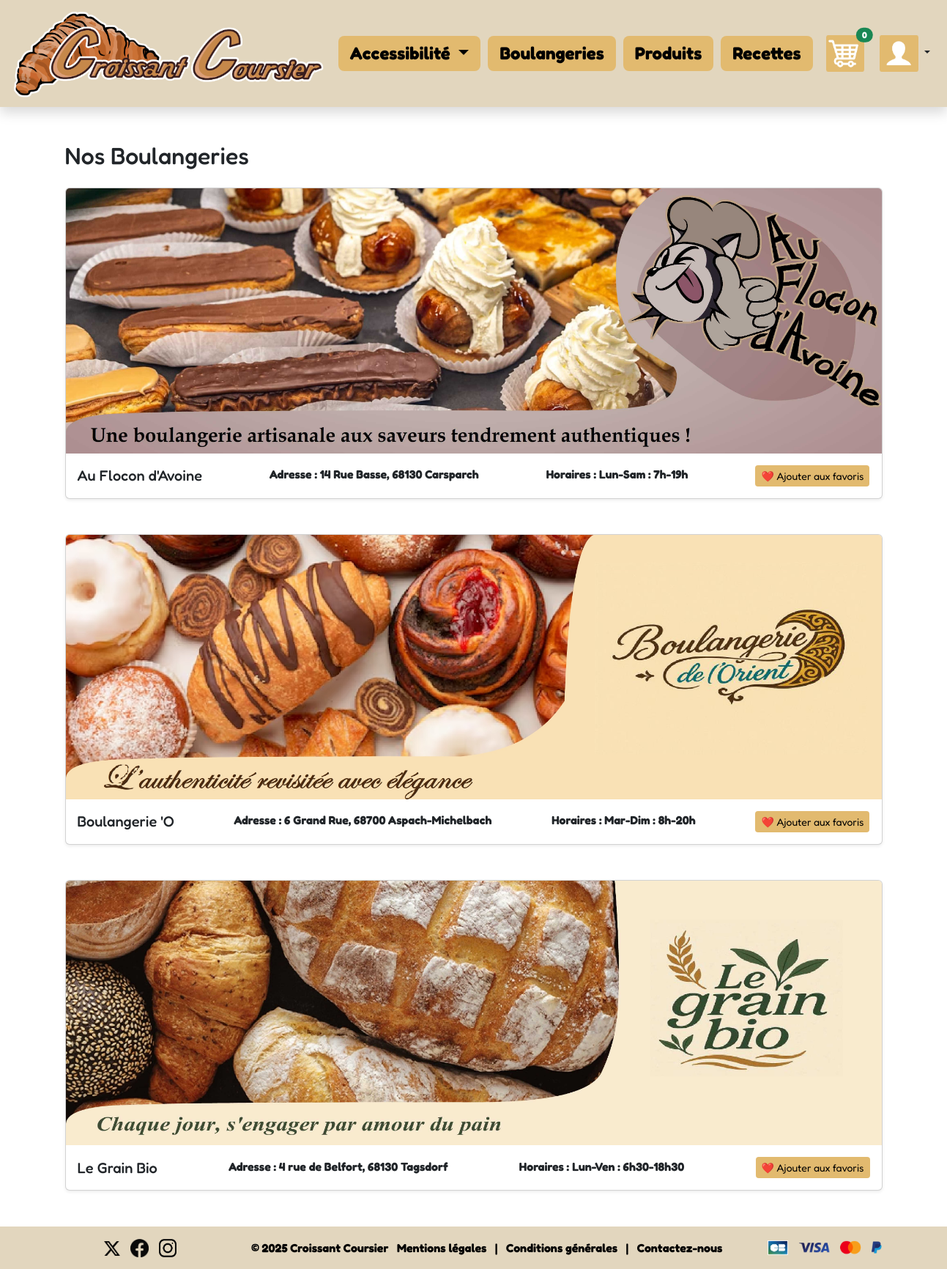
The app's page /boulangeries.php with its own data.
### tables this page shows
CREATE TABLE `site_config` (
  `id` int NOT NULL,
  `logo_url` text
);

CREATE TABLE `boulangeries_details` (
  `id` int NOT NULL,
  `boulangerie_id` int NOT NULL,
  `adresse` varchar(255) NOT NULL,
  `horaires` text
);

CREATE TABLE `boulangeries` (
  `id` int NOT NULL,
  `nom` varchar(255) DEFAULT NULL,
  `image_url` text
);

### boulangeries.php (the view, shortened to what this page needs)
<?php
require_once 'db.php';
require_once 'navbar.php';
$stmt = $pdo->query("
    SELECT b.*, bd.adresse, bd.horaires
    FROM boulangeries b
    LEFT JOIN boulangeries_details bd ON b.id = bd.boulangerie_id
");
$boulangeries = $stmt->fetchAll();
?>
<link href="https://cdn.jsdelivr.net/npm/bootstrap@5.3.0/dist/css/bootstrap.min.css" rel="stylesheet">
<main>
<div class="container py-4">
  <h2 class="mb-4">Nos Boulangeries</h2>
  <div class="row g-4">
    <?php foreach ($boulangeries as $b): ?>
      <div class="col-12">
        <div class="card shadow-sm">
          <a href="boulangerie.php?nom=<?= urlencode($b['nom']) ?>" class="text-decoration-none text-dark">
          <img src="<?= htmlspecialchars($b['image_url']) ?>"class="card-img-top" alt="<?= htmlspecialchars($b['nom']) ?>"title="<?= htmlspecialchars($b['nom']) ?>"style="width: 100%; max-height: 500px; object-fit: cover;">
          <div class="card-body d-flex justify-content-between align-items-center">
            <h5 class="card-title mb-0"><?= htmlspecialchars($b['nom']) ?></h5>
            <p class="mb-1"><strong>Adresse :</strong> <?= htmlspecialchars($b['adresse'] ?? 'Non renseignée') ?></p>
<p class="mb-1"><strong>Horaires :</strong> <?= htmlspecialchars($b['horaires'] ?? 'Non renseigné') ?></p>
            <form method="POST" class="mb-0">
              <button type="submit" class="btn btn-panier-favoris btn-sm">❤️ Ajouter aux favoris</button>
            </form>
          </div>
        </div>
      </div>
    <?php endforeach; ?>
  </div>
</div>
</main>
<?php require_once 'footer.php'; ?>
</body>
</html>

### navbar.php (shortened to what this page needs)
<?php
$stmt = $pdo->query("SELECT logo_url FROM site_config LIMIT 1");
$logo = $stmt->fetchColumn();
$cart_count = 0;
$user = $_SESSION['user'] ?? null;
?>
<link href="https://cdn.jsdelivr.net/npm/bootstrap@5.3.0/dist/css/bootstrap.min.css" rel="stylesheet">
<nav class="navbar navbar-expand-lg shadow sticky-top mb-4">
  <div class="container-fluid">
    <a class="navbar-brand" href="index.php">
      <img src="<?= htmlspecialchars($logo) ?>" alt="Logo" style="max-height: 120px; width: auto;">
    </a>
    <div class="collapse navbar-collapse justify-content-end" id="navbarContent">
      <ul class="navbar-nav align-items-center">
<li class="nav-item dropdown">
  <div class="dropdown">
    <button class="nav-highlight dropdown-toggle border-0" type="button" data-bs-toggle="dropdown">
      Accessibilité
    </button>
  </div>
</li>
        <li class="nav-item">
          <a class="nav-item nav-highlight" href="boulangeries.php">Boulangeries</a>
        </li>
        <li class="nav-item">
          <a class="nav-item nav-highlight" href="produits.php">Produits</a>
        </li>
        <li class="nav-item">
          <a class="nav-item nav-highlight" href="recettes.php">Recettes</a>
        </li>
<li class="nav-item mx-2 position-relative">
  <a href="panier.php" class="d-inline-block position-relative">
    <img src="icon2.png" alt="Panier" style="height: 50px;">
    <span class="position-absolute top-0 start-100 translate-middle badge rounded-pill bg-success">
      <?= $cart_count ?>
    </span>
  </a>
</li>
        <li class="nav-item">
          <?php if (!$user): ?>
            <div class="dropdown">
              <button class="btn dropdown-toggle" type="button" data-bs-toggle="dropdown">
               <img src="icon1.png" alt="Panier" style="height: 50px;">
              </button>
            </div>
          <?php endif; ?>
        </li>
      </ul>
    </div>
  </div>
</nav>

### footer.php (shortened to what this page needs)
<footer>
  <div class="container d-flex justify-content-between align-items-center">
    <div class="d-flex align-items-center">
      <div class="me-5">
        <a target="_blank" a href="https://www.twitter.com"><img src="xicon.png" alt="X" style="height: 20px; width: auto; margin-right: 10px;"></a>
        <a target="_blank" a href="https://www.facebook.com"><img src="fbicon.png" alt="Facebook" style="height: 25px; width: auto; margin-right: 10px;"></a>
        <a target="_blank" a href="https://www.instagram.com"><img src="igicon.png" alt="Instagram" style="height: 25px; width: auto;"></a>
      </div>
    </div>
    <div class="text-center">
      <p class="mb-0 d-inline">&copy; 2025 Croissant Coursier</p>
      <a href="mentions_legales.php" class="mx-2 footer-link">Mentions légales</a> |
      <a href="conditions.php" class="mx-2 footer-link">Conditions générales</a> |
      <a href="contact.php" class="mx-2 footer-link">Contactez-nous</a>
    </div>
    <div class="d-flex align-items-center">
      <img src="payment.png" alt="paiements" style="height: 20px; width: auto;">
    </div>
  </div>
</footer>

### navbar.php (style rules this page uses)
.navbar { background-color: rgb(226, 214, 190) !important; }
.nav-highlight { background-color:rgb(226, 186, 111) !important; border-radius: 8px; padding: 6px 16px !important; margin-right: 10px; font-weight: bold; font-size: 1.5rem; text-decoration: none !important; color: #000 !important; display: inline-block; }

### boulangeries.php (style rules this page uses)
main { flex: 1; }
.btn-panier-favoris { background-color: rgb(226, 186, 111); color: black; border: none; }
.footer-link { color: black; text-decoration: none; transition: color 0.3s ease; }

### footer.php (style rules this page uses)
footer { background-color: rgb(226, 214, 190); color: black; padding: 1rem; text-align: center; }
.footer-link { color: black; text-decoration: none; transition: color 0.3s ease; }

### records on screen
site_config: logo_url (picture)
boulangeries_details: boulangerie.image_url (picture), boulangerie.nom "Au Flocon d'Avoine", adresse "14 Rue Basse, 68130 Carsparch", horaires "Lun-Sam : 7h-19h"
boulangeries_details: boulangerie.image_url (picture), boulangerie.nom "Boulangerie 'O", adresse "6 Grand Rue, 68700 Aspach-Michelbach", horaires "Mar-Dim : 8h-20h"
boulangeries_details: boulangerie.image_url (picture), boulangerie.nom "Le Grain Bio", adresse "4 rue de Belfort, 68130 Tagsdorf", horaires "Lun-Ven : 6h30-18h30"

### other values on screen
$cart_count "0"
